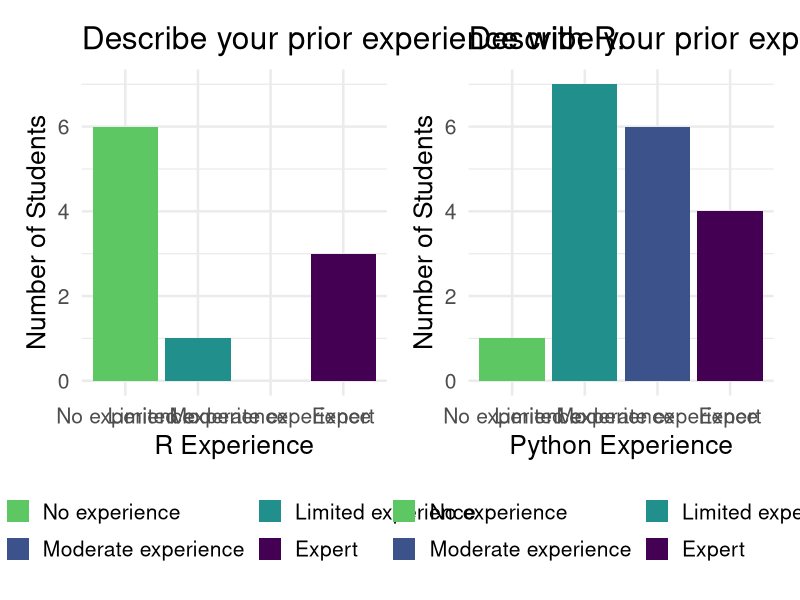

The R source for this figure:
## ---- chunk 1
#| include: false
#| warning: false
#| message: false

knitr::opts_chunk$set(echo = TRUE, warning = FALSE, message = FALSE, 
                      fig.retina = 3, fig.align = 'center')
library(knitr)
library(tidyverse)
theme_set(theme_minimal(base_size = 19))
library(patchwork)

# set width of code output
# options(width = 65)
## ---- chunk 2
#| echo: false
#| fig-width: 20


prior <- read_csv("data/prior_experience.csv") %>%
  mutate(R = fct_relevel(R, "No experience", "Limited experience",
                         "Moderate experience", "Expert"),
         Python = fct_relevel(Python, "No experience", "Limited experience",
                         "Moderate experience", "Expert"))

r_plot <- ggplot(data = prior, mapping = aes(x = R, fill = R)) +
  geom_bar() +
  scale_fill_viridis_d(end = 0.75, direction = -1) +
  #theme_minimal(base_size = 18) +
  theme(legend.position = "bottom")  +
  ylim(0,7) + 
  guides(fill= guide_legend(nrow = 2, byrow = TRUE)) +
  labs(x = "R Experience", fill = "", y = "Number of Students",
       title = "Describe your prior experience with R.")

python_plot <- ggplot(data = prior, mapping = aes(x = Python, fill = Python)) +
  geom_bar() +
  scale_fill_viridis_d(end = 0.75, direction = -1) +
  #theme_minimal(base_size = 18) +
  theme(legend.position = "bottom") +
  ylim(0, 7) + 
  guides(fill= guide_legend(nrow = 2, byrow = TRUE)) +
  labs(x = "Python Experience", fill = "", y = "Number of Students",
       title = "Describe your prior experience with Python.")

r_plot + python_plot



